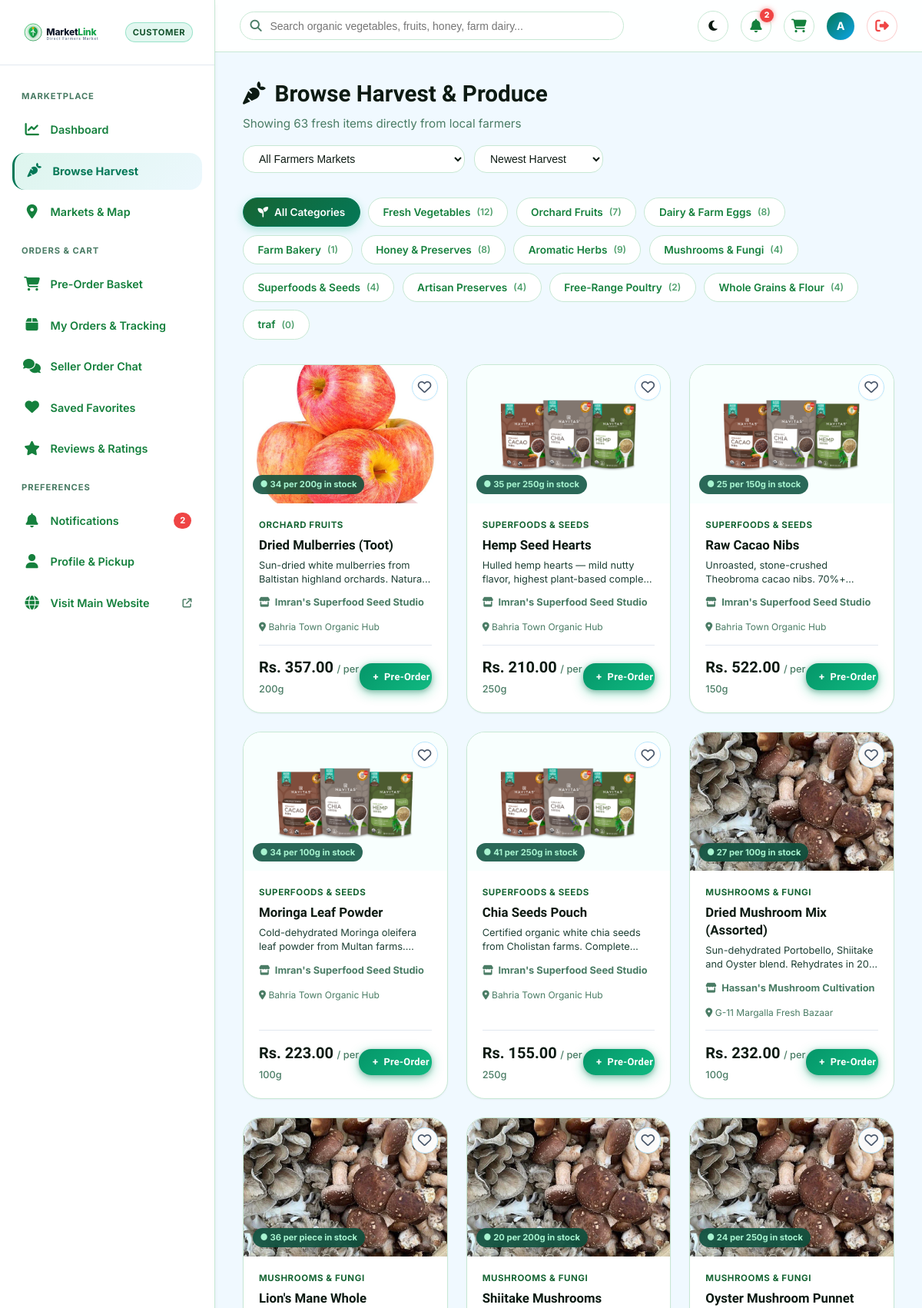
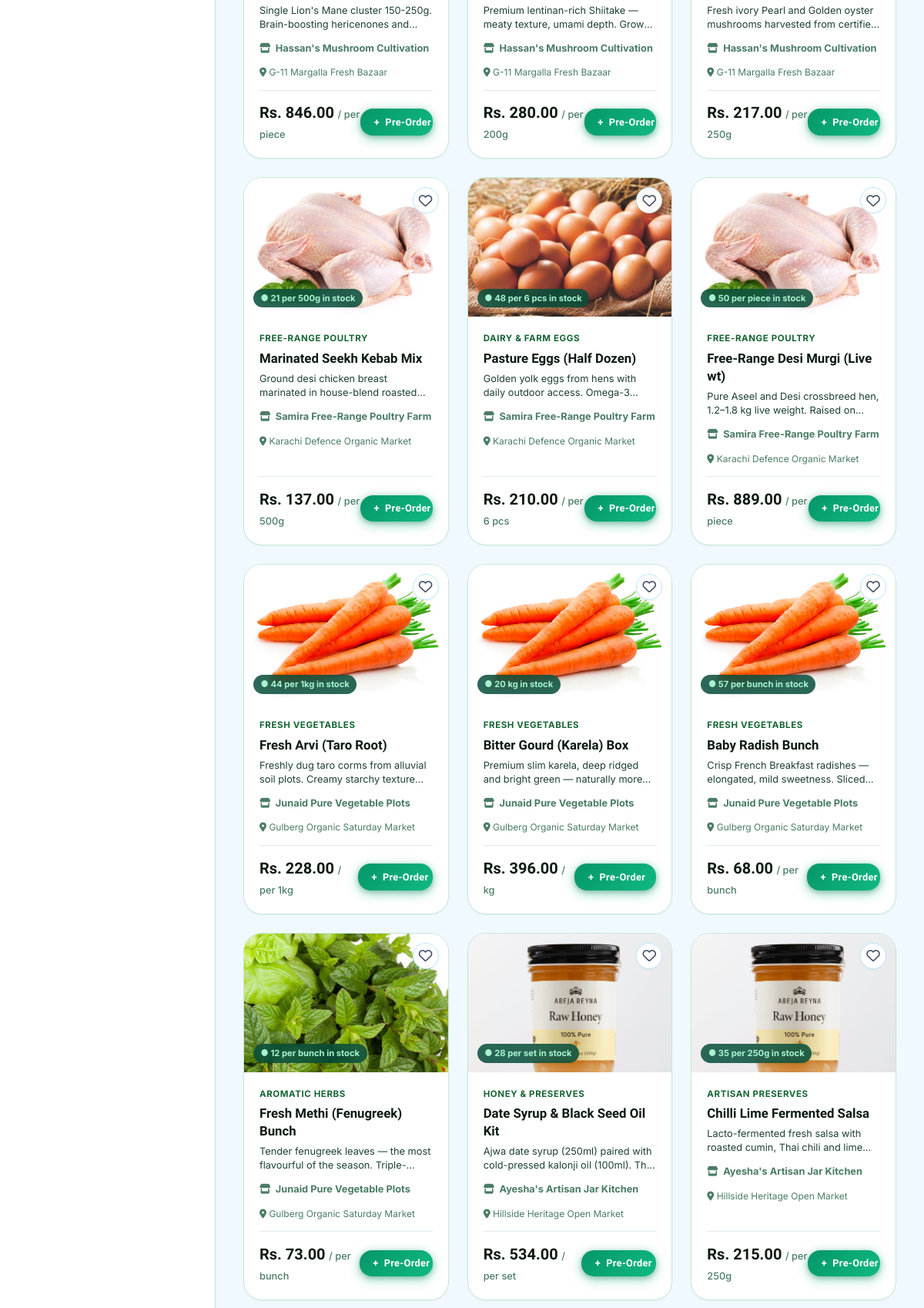
Page /customer/products.php (signed in, upper part) on the committed database (2 pictures, top to bottom).
### tables this page shows
CREATE TABLE `customer_profiles` (
  `customer_id` int(11) NOT NULL,
  `full_name` varchar(100) NOT NULL,
  `default_address` text DEFAULT NULL,
  `saved_latitude` decimal(10,8) DEFAULT NULL,
  `saved_longitude` decimal(11,8) DEFAULT NULL,
  `created_at` datetime DEFAULT current_timestamp()
);

CREATE TABLE `product_categories` (
  `category_id` int(11) NOT NULL,
  `category_name` varchar(50) NOT NULL,
  `description` varchar(255) DEFAULT NULL,
  `category_image` varchar(255) DEFAULT NULL,
  `is_active` tinyint(1) DEFAULT 1,
  `created_at` datetime DEFAULT current_timestamp()
);

CREATE TABLE `products` (
  `product_id` int(11) NOT NULL,
  `farmer_id` int(11) NOT NULL,
  `category_id` int(11) NOT NULL,
  `product_name` varchar(100) NOT NULL,
  `description` text DEFAULT NULL,
  `unit` varchar(30) NOT NULL,
  `is_recurring_template` tinyint(1) DEFAULT 1,
  `image_url` varchar(255) DEFAULT NULL,
  `created_at` datetime DEFAULT current_timestamp(),
  `updated_at` datetime DEFAULT current_timestamp() ON UPDATE current_timestamp()
);

CREATE TABLE `farmer_profiles` (
  `farmer_id` int(11) NOT NULL,
  `stall_name` varchar(120) NOT NULL,
  `contact_person` varchar(100) NOT NULL,
  `business_phone` varchar(20) NOT NULL,
  `business_email` varchar(100) DEFAULT NULL,
  `description` text DEFAULT NULL,
  `address` text NOT NULL,
  `latitude` decimal(10,8) NOT NULL,
  `longitude` decimal(11,8) NOT NULL,
  `order_cutoff_time` time DEFAULT '18:00:00',
  `approval_status` enum('pending','approved','rejected','suspended') DEFAULT 'pending',
  `created_at` datetime DEFAULT current_timestamp(),
  `updated_at` datetime DEFAULT current_timestamp() ON UPDATE current_timestamp()
);

### config/db.php (called while the page is built, shortened)
<?php
function resolveImageUrl(?string $imageUrl, string $fallback = ''): string {
    return BASE_URL . '/' . ltrim($imageUrl, '/');
}

### customer/products.php (the view, shortened to what this page needs)
<?php
require_once __DIR__ . '/includes/customer_header.php';
$selectedCat = (int)($_GET['category'] ?? 0);
$selectedMarket = (int)($_GET['market_id'] ?? 0);
$sort = $_GET['sort'] ?? 'newest';
$catStmt = $pdo->query("SELECT pc.category_id, pc.category_name, pc.category_image, COUNT(p.product_id) as total_products
                        FROM product_categories pc
                        LEFT JOIN products p ON pc.category_id = p.category_id
                        WHERE pc.is_active = 1
                        GROUP BY pc.category_id
                        ORDER BY pc.category_id ASC");
$categories = $catStmt->fetchAll();
$where = ["wi.is_available = 1", "fp.approval_status = 'approved'"];
$params = [];
$orderBy = "p.product_id DESC";
$sql = "SELECT p.product_id, p.product_name, p.description, p.unit, p.image_url,
               pc.category_name, fp.farmer_id, fp.stall_name, fp.contact_person, fp.business_phone,
               m.market_name, m.address as market_address,
               wi.stall_id, wi.price, wi.stock_quantity, wi.day_of_week,
               (SELECT COUNT(*) FROM favorite_products fav WHERE fav.customer_id = {$currentUserId} AND fav.product_id = p.product_id) as is_fav
        FROM products p
        JOIN product_categories pc ON p.category_id = pc.category_id
        JOIN farmer_profiles fp ON p.farmer_id = fp.farmer_id
        JOIN weekly_inventory wi ON p.product_id = wi.product_id
        JOIN farmer_market_stalls fms ON wi.stall_id = fms.stall_id
        JOIN markets m ON fms.market_id = m.market_id
        WHERE " . implode(' AND ', $where) . "
        GROUP BY p.product_id
        ORDER BY {$orderBy}";
$stmt = $pdo->prepare($sql);
$stmt->execute($params);
$products = $stmt->fetchAll();
?>
<div class="page-header-row">
  <div>
    <h1 class="page-heading">
      <span><i class="fa-solid fa-carrot" aria-hidden="true"></i></span> Browse Harvest & Produce
    </h1>
    <p class="page-subheading">
      Showing <?= count($products) ?> fresh item<?= count($products) === 1 ? '' : 's' ?> directly from local farmers
    </p>
  </div>
  <form action="<?= BASE_URL ?>/customer/products.php" method="GET" style="display:flex; align-items:center; gap:0.75rem; flex-wrap:wrap;">
    <select name="market_id" class="topbar-search-input" style="width:auto; padding:0.5rem 1rem; border-radius:var(--radius-lg);" onchange="this.form.submit()">
      <option value="0">All Farmers Markets</option>
    </select>
    <select name="sort" class="topbar-search-input" style="width:auto; padding:0.5rem 1rem; border-radius:var(--radius-lg);" onchange="this.form.submit()">
      <option value="newest" <?= ($sort === 'newest') ? 'selected' : '' ?>>Newest Harvest</option>
    </select>
  </form>
</div>
<div class="filter-pills-row">
  <a href="<?= BASE_URL ?>/customer/products.php<?= $selectedMarket ? '?market_id='.$selectedMarket : '' ?>"
     class="filter-pill <?= ($selectedCat === 0) ? 'active' : '' ?>">
    <span><i class="fa-solid fa-seedling" aria-hidden="true"></i></span> All Categories
  </a>
  <?php foreach ($categories as $cat): ?>
    <a href="<?= BASE_URL ?>/customer/products.php?category=<?= $cat['category_id'] ?><?= $selectedMarket ? '&market_id='.$selectedMarket : '' ?>"
       class="filter-pill <?= ($selectedCat == $cat['category_id']) ? 'active' : '' ?>">
      <span><?= htmlspecialchars($cat['category_name']) ?></span>
      <span style="font-size:0.75rem; opacity:0.75;">(<?= $cat['total_products'] ?>)</span>
    </a>
  <?php endforeach; ?>
</div>
<?php if (!empty($products)): ?>
  <div class="products-catalog-grid">
    <?php foreach ($products as $prod): ?>
      <div class="product-item-card">
        <div class="product-thumb-container" onclick="window.location.href='<?= BASE_URL ?>/customer/product_detail.php?id=<?= $prod['product_id'] ?>'" style="cursor:pointer;">
          <img src="<?= htmlspecialchars(resolveImageUrl($prod['image_url'])) ?>" alt="<?= htmlspecialchars($prod['product_name']) ?>" class="product-thumb-img" onerror="this.onerror=null; this.src='<?= BASE_URL ?>/assets/images/cat-vegetables.svg';">
          <button type="button" class="product-fav-btn js-fav-toggle <?= $prod['is_fav'] ? 'is-favorite' : '' ?>"
                  data-type="product" data-id="<?= $prod['product_id'] ?>" title="Save to Favorites" aria-label="Save to Favorites"
                  onclick="event.stopPropagation();">
            <i class="<?= $prod['is_fav'] ? 'fa-solid' : 'fa-regular' ?> fa-heart" aria-hidden="true"></i>
          </button>
          <span class="product-stock-tag">
            ● <?= (int)$prod['stock_quantity'] ?> <?= htmlspecialchars($prod['unit']) ?> in stock
          </span>
        </div>
        <div class="product-card-body">
          <div class="product-category-label"><?= htmlspecialchars($prod['category_name']) ?></div>
          <h3 class="product-card-title">
            <a href="<?= BASE_URL ?>/customer/product_detail.php?id=<?= $prod['product_id'] ?>" style="color:inherit; text-decoration:none;">
              <?= htmlspecialchars($prod['product_name']) ?>
            </a>
          </h3>
          <p style="font-size:0.8rem; color:var(--text-secondary); line-height:1.4; margin-bottom:0.75rem; display:-webkit-box; -webkit-line-clamp:2; -webkit-box-orient:vertical; overflow:hidden;">
            <?= htmlspecialchars($prod['description'] ?? 'Harvested fresh for local market pickup.') ?>
          </p>
          <div class="product-farmer-meta">
            <span><i class="fa-solid fa-store" aria-hidden="true"></i></span>
            <a href="<?= BASE_URL ?>/customer/product_detail.php?id=<?= $prod['product_id'] ?>" style="color:inherit; text-decoration:none;">
              <strong><?= htmlspecialchars($prod['stall_name']) ?></strong>
            </a>
          </div>
          <div style="font-size:0.75rem; color:var(--text-muted); margin-bottom:0.85rem;">
            <i class="fa-solid fa-location-dot" aria-hidden="true"></i> <?= htmlspecialchars($prod['market_name']) ?>
          </div>
          <div class="product-card-price-row">
            <div>
              <span class="product-price-val">Rs. <?= number_format($prod['price'], 2) ?></span>
              <span class="product-unit-val">/ <?= htmlspecialchars($prod['unit']) ?></span>
            </div>
            <button type="button" class="btn-add-cart" onclick="addToPreOrder(<?= $prod['product_id'] ?>, <?= $prod['stall_id'] ?>, 1)">
              <span>+</span> Pre-Order
            </button>
          </div>
        </div>
      </div>
    <?php endforeach; ?>
  </div>
<?php endif; ?>
<?php require_once __DIR__ . '/includes/customer_footer.php'; ?>

### customer/includes/customer_header.php (shortened to what this page needs)
<?php
require_once __DIR__ . '/../../config/db.php';
$pdo = getDBConnection();
$currentUserId = $_SESSION['user_id'];
$stmt = $pdo->prepare("SELECT u.user_id, u.username, u.email, u.phone_number, cp.full_name, cp.default_address
                       FROM users u
                       LEFT JOIN customer_profiles cp ON u.user_id = cp.customer_id
                       WHERE u.user_id = :uid LIMIT 1");
$stmt->execute([':uid' => $currentUserId]);
$customerUser = $stmt->fetch();
$displayName = !empty($customerUser['full_name']) ? $customerUser['full_name'] : $customerUser['username'];
$unreadStmt = $pdo->prepare("SELECT COUNT(*) FROM notifications WHERE user_id = :uid AND is_read = 0");
$unreadStmt->execute([':uid' => $currentUserId]);
$unreadNotifsCount = (int)$unreadStmt->fetchColumn();
?>
<!DOCTYPE html>
<html lang="en">
<head>
  <link rel="stylesheet" href="https://cdnjs.cloudflare.com/ajax/libs/font-awesome/6.7.2/css/all.min.css">
  <link rel="stylesheet" href="<?= BASE_URL ?>/assets/css/main.css">
  <link rel="stylesheet" href="<?= BASE_URL ?>/assets/css/home.css">
  <link rel="stylesheet" href="<?= BASE_URL ?>/assets/css/customer.css">
  <link rel="stylesheet" href="<?= BASE_URL ?>/assets/css/responsive.css">
  <link rel="stylesheet" href="<?= BASE_URL ?>/assets/css/ai-assistant.css">
  <link rel="stylesheet" href="https://unpkg.com/leaflet@1.9.4/dist/leaflet.css"/>
</head>
<body>
<div class="customer-layout">
  <?php require_once __DIR__ . '/customer_sidebar.php'; ?>
  <div class="customer-main">
    <header class="customer-topbar">
      <div class="topbar-left">
        <form action="<?= BASE_URL ?>/customer/products.php" method="GET" class="topbar-search-box">
          <span class="topbar-search-icon"><i class="fa-solid fa-magnifying-glass" aria-hidden="true"></i></span>
          <input type="text" name="search" class="topbar-search-input" placeholder="Search organic vegetables, fruits, honey, farm dairy..." value="<?= htmlspecialchars($_GET['search'] ?? '') ?>">
        </form>
      </div>
      <div class="topbar-right">
        <button type="button" class="theme-toggle-btn" aria-label="Toggle theme mode" title="Toggle theme">
          <span class="theme-toggle-icon"><i class="fa-solid fa-moon" aria-hidden="true"></i></span>
        </button>
        <a href="<?= BASE_URL ?>/customer/notifications.php" class="topbar-btn" title="Notifications">
          <i class="fa-solid fa-bell" aria-hidden="true"></i>
          <?php if ($unreadNotifsCount > 0): ?>
            <span class="topbar-badge"><?= $unreadNotifsCount ?></span>
          <?php endif; ?>
        </a>
        <a href="<?= BASE_URL ?>/customer/cart.php" class="topbar-btn" title="Pre-Order Basket">
          <i class="fa-solid fa-cart-shopping" aria-hidden="true"></i>
        </a>
        <a href="<?= BASE_URL ?>/customer/profile.php" style="text-decoration:none; display:flex; align-items:center; gap:0.65rem;">
          <div class="sidebar-user-avatar" style="width:36px; height:36px; font-size:0.9rem;">
            <?= strtoupper(substr($displayName, 0, 1)) ?>
          </div>
        </a>
        <a href="<?= BASE_URL ?>/logout.php" class="topbar-btn" title="Sign Out" style="color:var(--rose-500, #ef4444); border-color:rgba(239,68,68,0.25);">
          <i class="fa-solid fa-right-from-bracket" aria-hidden="true"></i>
        </a>
      </div>
    </header>
    <main class="customer-content">

### rows in the picture
customer_profiles: full_name "A"
product_categories: category_name "Fresh Vegetables", total_products "12"
product_categories: category_name "Orchard Fruits", total_products "7"
product_categories: category_name "Dairy & Farm Eggs", total_products "8"
product_categories: category_name "Farm Bakery", total_products "1"
product_categories: category_name "Honey & Preserves", total_products "8"
product_categories: category_name "Aromatic Herbs", total_products "9"
product_categories: category_name "Mushrooms & Fungi", total_products "4"
product_categories: category_name "Superfoods & Seeds", total_products "4"
product_categories: category_name "Artisan Preserves", total_products "4"
product_categories: category_name "Free-Range Poultry", total_products "2"
product_categories: category_name "Whole Grains & Flour", total_products "4"
product_categories: category_name "traf", total_products "0"
products: image_url (picture), stock_quantity "34", unit "per 200g", category.category_name "ORCHARD FRUITS", product_name "Dried Mulberries (Toot)", description "Sun-dried white mulberries from Baltistan highland orchards.…", farmer.stall_name "Imran's Superfood Seed Studio", market_name "Bahria Town Organic Hub", price "357.00"
products: image_url (picture), stock_quantity "35", unit "per 250g", category.category_name "SUPERFOODS & SEEDS", product_name "Hemp Seed Hearts", description "Hulled hemp hearts — mild nutty flavor, highest plant-based…", farmer.stall_name "Imran's Superfood Seed Studio", market_name "Bahria Town Organic Hub", price "210.00"
products: image_url (picture), stock_quantity "25", unit "per 150g", category.category_name "SUPERFOODS & SEEDS", product_name "Raw Cacao Nibs", description "Unroasted, stone-crushed Theobroma cacao nibs.…", farmer.stall_name "Imran's Superfood Seed Studio", market_name "Bahria Town Organic Hub", price "522.00"
products: image_url (picture), stock_quantity "34", unit "per 100g", category.category_name "SUPERFOODS & SEEDS", product_name "Moringa Leaf Powder", description "Cold-dehydrated Moringa oleifera leaf powder from Multan…", farmer.stall_name "Imran's Superfood Seed Studio", market_name "Bahria Town Organic Hub", price "223.00"
products: image_url (picture), stock_quantity "41", unit "per 250g", category.category_name "SUPERFOODS & SEEDS", product_name "Chia Seeds Pouch", description "Certified organic white chia seeds from Cholistan farms.…", farmer.stall_name "Imran's Superfood Seed Studio", market_name "Bahria Town Organic Hub", price "155.00"
products: image_url (picture), stock_quantity "27", unit "per 100g", category.category_name "MUSHROOMS & FUNGI", product_name "Dried Mushroom Mix (Assorted)", description "Sun-dehydrated Portobello, Shiitake and Oyster blend. Rehydrates in…", farmer.stall_name "Hassan's Mushroom Cultivation", market_name "G-11 Margalla Fresh Bazaar", price "232.00"
products: image_url (picture), stock_quantity "36", unit "per piece", category.category_name "MUSHROOMS & FUNGI", product_name "Lion's Mane Whole", description "Single Lion's Mane cluster 150-250g. Brain-boosting hericenones…", farmer.stall_name "Hassan's Mushroom Cultivation", market_name "G-11 Margalla Fresh Bazaar", price "846.00"
products: image_url (picture), stock_quantity "20", unit "per 200g", category.category_name "MUSHROOMS & FUNGI", product_name "Shiitake Mushrooms", description "Premium lentinan-rich Shiitake — meaty texture, umami depth.…", farmer.stall_name "Hassan's Mushroom Cultivation", market_name "G-11 Margalla Fresh Bazaar", price "280.00"
products: image_url (picture), stock_quantity "24", unit "per 250g", category.category_name "MUSHROOMS & FUNGI", product_name "Oyster Mushroom Punnet", description "Fresh ivory Pearl and Golden oyster mushrooms harvested from…", farmer.stall_name "Hassan's Mushroom Cultivation", market_name "G-11 Margalla Fresh Bazaar", price "217.00"
products: image_url (picture), stock_quantity "21", unit "per 500g", category.category_name "FREE-RANGE POULTRY", product_name "Marinated Seekh Kebab Mix", description "Ground desi chicken breast marinated in house-blend…", farmer.stall_name "Samira Free-Range Poultry Farm", market_name "Karachi Defence Organic Market", price "137.00"
products: image_url (picture), stock_quantity "48", unit "per 6 pcs", category.category_name "DAIRY & FARM EGGS", product_name "Pasture Eggs (Half Dozen)", description "Golden yolk eggs from hens with daily outdoor access.…", farmer.stall_name "Samira Free-Range Poultry Farm", market_name "Karachi Defence Organic Market", price "210.00"
products: image_url (picture), stock_quantity "50", unit "per piece", category.category_name "FREE-RANGE POULTRY", product_name "Free-Range Desi Murgi (Live wt)", description "Pure Aseel and Desi crossbreed hen, 1.2–1.8 kg live weight. Raised…", farmer.stall_name "Samira Free-Range Poultry Farm", market_name "Karachi Defence Organic Market", price "889.00"
products: image_url (picture), stock_quantity "44", unit "per 1kg", category.category_name "FRESH VEGETABLES", product_name "Fresh Arvi (Taro Root)", description "Freshly dug taro corms from alluvial soil plots. Creamy starchy…", farmer.stall_name "Junaid Pure Vegetable Plots", market_name "Gulberg Organic Saturday Market", price "228.00"
products: image_url (picture), stock_quantity "20", unit "kg", category.category_name "FRESH VEGETABLES", product_name "Bitter Gourd (Karela) Box", description "Premium slim karela, deep ridged and bright green — naturally…", farmer.stall_name "Junaid Pure Vegetable Plots", market_name "Gulberg Organic Saturday Market", price "396.00"
products: image_url (picture), stock_quantity "57", unit "per bunch", category.category_name "FRESH VEGETABLES", product_name "Baby Radish Bunch", description "Crisp French Breakfast radishes — elongated, mild sweetness.…", farmer.stall_name "Junaid Pure Vegetable Plots", market_name "Gulberg Organic Saturday Market", price "68.00"
products: image_url (picture), stock_quantity "12", unit "per bunch", category.category_name "AROMATIC HERBS", product_name "Fresh Methi (Fenugreek) Bunch", description "Tender fenugreek leaves — the most flavourful of the…", farmer.stall_name "Junaid Pure Vegetable Plots", market_name "Gulberg Organic Saturday Market", price "73.00"
products: image_url (picture), stock_quantity "28", unit "per set", category.category_name "HONEY & PRESERVES", product_name "Date Syrup & Black Seed Oil Kit", description "Ajwa date syrup (250ml) paired with cold-pressed kalonji oil (100ml).…", farmer.stall_name "Ayesha's Artisan Jar Kitchen", market_name "Hillside Heritage Open Market", price "534.00"
products: image_url (picture), stock_quantity "35", unit "per 250g", category.category_name "ARTISAN PRESERVES", product_name "Chilli Lime Fermented Salsa", description "Lacto-fermented fresh salsa with roasted cumin, Thai chili and…", farmer.stall_name "Ayesha's Artisan Jar Kitchen", market_name "Hillside Heritage Open Market", price "215.00"

### other values in the picture
$unreadNotifsCount "2"
count($products) "63"
